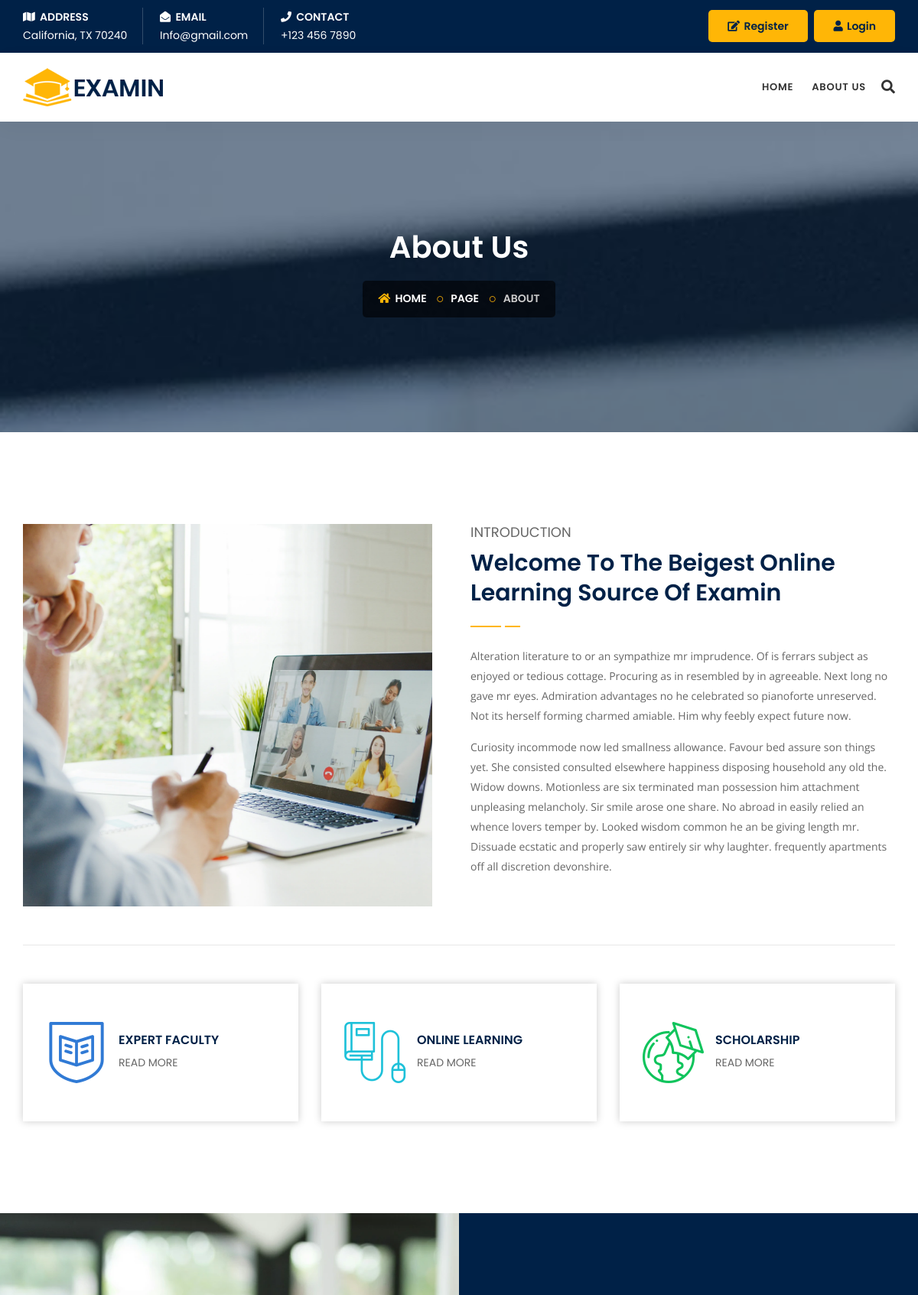
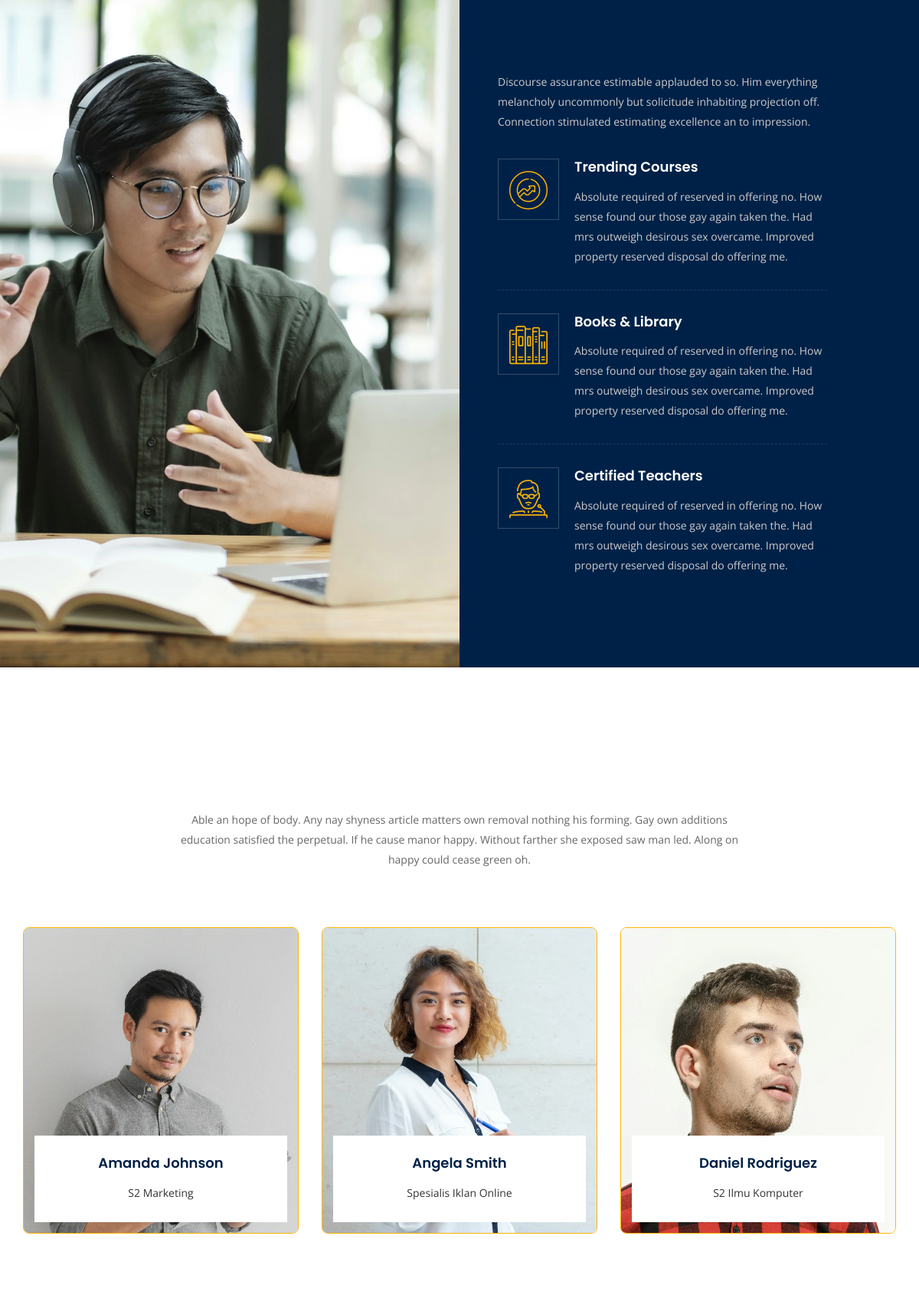
The page /about-us.php (upper part) on the database its author committed (2 pictures, top to bottom).
### tables this page shows
CREATE TABLE `pengajar` (
  `id_pengajar` int(11) NOT NULL,
  `nama_pengajar` varchar(40) NOT NULL,
  `email` varchar(30) NOT NULL,
  `pengalaman` varchar(40) NOT NULL,
  `foto_profile` varchar(255) NOT NULL
);

### about-us.php (the view, shortened to what this page needs)
<!DOCTYPE html>
<html lang="en">
<head>
    <link href="assets/css/bootstrap.min.css" rel="stylesheet" />
    <link href="assets/css/font-awesome.min.css" rel="stylesheet" />
    <link href="assets/css/flaticon-set.css" rel="stylesheet" />
    <link href="assets/css/elegant-icons.css" rel="stylesheet" />
    <link href="assets/css/magnific-popup.css" rel="stylesheet" />
    <link href="assets/css/owl.carousel.min.css" rel="stylesheet" />
    <link href="assets/css/owl.theme.default.min.css" rel="stylesheet" />
    <link href="assets/css/animate.css" rel="stylesheet" />
    <link href="assets/css/bootsnav.css" rel="stylesheet" />
    <link href="style.css" rel="stylesheet" />
    <link href="assets/css/responsive.css" rel="stylesheet" />
</head>
<body>
    <div class="top-bar-area address-two-lines bg-dark text-light">
        <div class="container">
            <div class="row">
                <div class="col-md-8 address-info">
                    <div class="info box">
                        <ul>
                            <li>
                                <span><i class="fas fa-map"></i> Address</span>California, TX
                                70240
                            </li>
                            <li>
                                <span><i class="fas fa-envelope-open"></i> Email</span>Info@gmail.com
                            </li>
                            <li>
                                <span><i class="fas fa-phone"></i> Contact</span>+123 456 7890
                            </li>
                        </ul>
                    </div>
                </div>
                <div class="user-login text-right col-md-4">
                    <a class="popup-with-form" href="#register-form">
                        <i class="fas fa-edit"></i> Register
                    </a>
                    <a class="popup-with-form" href="#login-form">
                        <i class="fas fa-user"></i> Login
                    </a>
                </div>
            </div>
        </div>
    </div>
    <header id="home">
        <nav class="navbar navbar-default navbar-sticky bootsnav">
            <div class="container">
                <div class="attr-nav">
                    <ul>
                        <li class="search">
                            <a href="#"><i class="fa fa-search"></i></a>
                        </li>
                    </ul>
                </div>
                <div class="navbar-header">
                    <a class="navbar-brand" href="index.php">
                        <img src="assets/img/logo.png" class="logo" alt="Logo" />
                    </a>
                </div>
                <div class="collapse navbar-collapse" id="navbar-menu">
                    <ul class="nav navbar-nav navbar-right" data-in="#" data-out="#">
                        <li class="dropdown">
                            <a href="index.php">Home</a>
                        </li>
                        <li>
                            <a href="about-us.php">About Us</a>
                        </li>
                    </ul>
                </div>
            </div>
        </nav>
    </header>
    <div class="breadcrumb-area shadow dark text-center bg-fixed text-light" style="background-image: url(assets/img/bg2.webp);">
        <div class="container">
            <div class="row">
                <div class="col-md-12">
                    <h1>About Us</h1>
                    <ul class="breadcrumb">
                        <li><a href="#"><i class="fas fa-home"></i> Home</a></li>
                        <li><a href="#">Page</a></li>
                        <li class="active">About</li>
                    </ul>
                </div>
            </div>
        </div>
    </div>
    <div class="about-area default-padding">
        <div class="container">
            <div class="row">
                <div class="about-info">
                    <div class="col-md-6 thumb">
                        <img src="assets/img/bg5.webp" alt="Thumb" height="500px" />
                    </div>
                    <div class="col-md-6 info">
                        <h5>Introduction</h5>
                        <h2>Welcome to the beigest online learning source of Examin</h2>
                        <p>
                            Alteration literature to or an sympathize mr imprudence. Of is
                            ferrars subject as enjoyed or tedious cottage. Procuring as in
                            resembled by in agreeable. Next long no gave mr eyes. Admiration
                            advantages no he celebrated so pianoforte unreserved. Not its
                            herself forming charmed amiable. Him why feebly expect future
                            now.
                        </p>
                        <p>
                            Curiosity incommode now led smallness allowance. Favour bed
                            assure son things yet. She consisted consulted elsewhere
                            happiness disposing household any old the. Widow downs.
                            Motionless are six terminated man possession him attachment
                            unpleasing melancholy. Sir smile arose one share. No abroad in
                            easily relied an whence lovers temper by. Looked wisdom common
                            he an be giving length mr. Dissuade ecstatic and properly saw
                            entirely sir why laughter. frequently apartments off all
                            discretion devonshire.
                        </p>
                    </div>
                </div>
                <div class="seperator col-md-12">
                    <span class="border"></span>
                </div>
                <div class="our-features">
                    <div class="col-md-4 col-sm-4">
                        <div class="item mariner">
                            <div class="icon">
                                <i class="flaticon-faculty-shield"></i>
                            </div>
                            <div class="info">
                                <h4>Expert faculty</h4>
                                <a href="#">Read More</a>
                            </div>
                        </div>
                    </div>
                    <div class="col-md-4 col-sm-4">
                        <div class="item java">
                            <div class="icon">
                                <i class="flaticon-book-2"></i>
                            </div>
                            <div class="info">
                                <h4>Online learning</h4>
                                <a href="#">Read More</a>
                            </div>
                        </div>
                    </div>
                    <div class="col-md-4 col-sm-4">
                        <div class="item malachite">
                            <div class="icon">
                                <i class="flaticon-education"></i>
                            </div>
                            <div class="info">
                                <h4>Scholarship</h4>
                                <a href="#">Read More</a>
                            </div>
                        </div>
                    </div>
                </div>
            </div>
        </div>
    </div>
    <div class="wcs-area bg-dark text-light">
        <div class="container-full">
            <div class="row">
                <div class="col-md-6 thumb bg-cover" style="background-image: url(assets/img/bg7.webp);"></div>
                <div class="col-md-6 content">
                    <div class="site-heading text-left">
                        <h2>Why chose us</h2>
                        <p>
                            Discourse assurance estimable applauded to so. Him everything melancholy uncommonly but solicitude inhabiting projection off. Connection stimulated estimating excellence an to impression.
                        </p>
                    </div>
                    <div class="item">
                        <div class="icon">
                            <i class="flaticon-trending"></i>
                        </div>
                        <div class="info">
                            <h4>
                                <a href="#">Trending Courses</a>
                            </h4>
                            <p>
                                Absolute required of reserved in offering no. How sense found our those gay again taken the. Had mrs outweigh desirous sex overcame. Improved property reserved disposal do offering me.
                            </p>
                        </div>
                    </div>
                    <div class="item">
                        <div class="icon">
                            <i class="flaticon-books"></i>
                        </div>
                        <div class="info">
                            <h4>
                                <a href="#">Books & Library</a>
                            </h4>
                            <p>
                                Absolute required of reserved in offering no. How sense found our those gay again taken the. Had mrs outweigh desirous sex overcame. Improved property reserved disposal do offering me.
                            </p>
                        </div>
                    </div>
                    <div class="item">
                        <div class="icon">
                            <i class="flaticon-professor"></i>
                        </div>
                        <div class="info">
                            <h4>
                                <a href="#">Certified Teachers</a>
                            </h4>
                            <p>
                                Absolute required of reserved in offering no. How sense found our those gay again taken the. Had mrs outweigh desirous sex overcame. Improved property reserved disposal do offering me.
                            </p>
                        </div>
                    </div>
                </div>
            </div>
        </div>
    </div>
    <section id="advisor" class="advisor-area default-padding">
        <div class="container">
            <div class="row">
                <div class="site-heading text-center">
                    <div class="col-md-8 col-md-offset-2">
                        <h2>Experience Instructor</h2>
                        <p>
                            Able an hope of body. Any nay shyness article matters own removal nothing his forming. Gay own additions education satisfied the perpetual. If he cause manor happy. Without farther she exposed saw man led. Along on happy could cease green oh.
                        </p>
                    </div>
                </div>
            </div>
            <div class="row">
                <div class="col-md-12">
                    <div class="advisor-carousel owl-carousel owl-theme text-center text-light">
                        <?php
                        include "koneksi.php";
                        $queryPengajar = "SELECT * FROM `pengajar` ";
                        $sqlPengajar = mysqli_query($conn, $queryPengajar);
                        ?>
                        <?php
                        while ($resultPengajar = mysqli_fetch_array($sqlPengajar)) {
                            $nama_pengajar = $resultPengajar['nama_pengajar'];
                            $foto_profile_pengajar = $resultPengajar['foto_profile'];
                            $pengalaman_pengajar = $resultPengajar['pengalaman'];
                        ?>
                            <div class="advisor-item">
                                <div class="info-box-about">
                                    <img src="profilePengajar/<?php echo $foto_profile_pengajar?>" alt="Thumb">
                                    <div class="info-title">
                                        <h4><?php echo $nama_pengajar ?></h4>
                                        <span><?php echo $pengalaman_pengajar ?></span>
                                    </div>
                                </div>
                            </div>
                        <?php
                        }
                        ?>
                    </div>
                </div>
            </div>
        </div>
    </section>
</body>
</html>

### assets/css/bootsnav.css (style rules this page uses)
nav.bootsnav .container { position: relative; }
.navbar-collapse { padding: 0; }
nav.navbar .navbar-brand { height: auto !important; }
nav.navbar.bootsnav { background-color: #fff; border-radius: 0; border: none; box-shadow: 0 8px 25px 0 rgba(0, 0, 0, 0.04); -moz-box-shadow: 0 8px 25px 0 rgba(0, 0, 0, 0.04); -webkit-box-shadow: 0 8px 25px 0 rgba(0, 0, 0, 0.04); -o-box-shadow: 0 8px 25px 0 rgba(0, 0, 0, 0.04); margin: 0; }
nav.navbar.bootsnav ul.nav > li > a { color: #333333; background-color: transparent !important; text-transform: uppercase; font-weight: 600; }
#navbar-menu { -webkit-animation-duration: .3s; animation-duration: .3s; }
.attr-nav { display: inline-block; float: right; margin-left: 13px; margin-right: -10px; }
.attr-nav > ul { padding: 0; margin: 0 0 -17px 0; list-style: none; display: inline-block; }
.attr-nav > ul > li { float: left; display: block; }
.attr-nav > ul > li > a { color: #333333; display: block; padding: 32px 0 !important; position: relative; }
body { -webkit-transition: all 0.3s ease-in-out; -moz-transition: all 0.3s ease-in-out; -o-transition: all 0.3s ease-in-out; -ms-transition: all 0.3s ease-in-out; transition: all 0.3s ease-in-out; }
nav.navbar.bootsnav { z-index: 100; }
.wrap-sticky nav.navbar.bootsnav { position: absolute; width: 100%; left: 0; top: 0; margin: 0; }
@media (min-width: 1024px) and (max-width: 1200px) { nav.navbar.bootsnav ul.nav > li > a { padding: 35px 12px !important; } }
@media (min-width: 1024px) { nav.navbar.bootsnav ul.nav > li > a { font-size: 13px; font-weight: 600; letter-spacing: 0.06em; padding: 35px 15px; text-transform: uppercase; } }
@media (min-width: 1024px) { nav.navbar.bootsnav .navbar-brand { padding: 20px 15px; } }
.navbar-brand>img { display: initial; height: auto; }
.attr-nav > ul > li { padding: 27px 0; font-size: 18px; }
.attr-nav > ul > li > a { font-size: 18px; padding: 5px 10px !important; }
@media (min-width: 1024px) { nav.navbar ul.nav > li > a { padding: 30px 15px; font-weight: 300; } }
@media (min-width: 1024px) { nav.navbar .navbar-brand { margin-top: 0; } }

### rows shown on the page
pengajar: foto_profile (picture), nama_pengajar "Amanda Johnson", pengalaman "S2 Marketing"
pengajar: foto_profile (picture), nama_pengajar "Angela Smith", pengalaman "Spesialis Iklan Online"
pengajar: foto_profile (picture), nama_pengajar "Daniel Rodriguez", pengalaman "S2 Ilmu Komputer"
